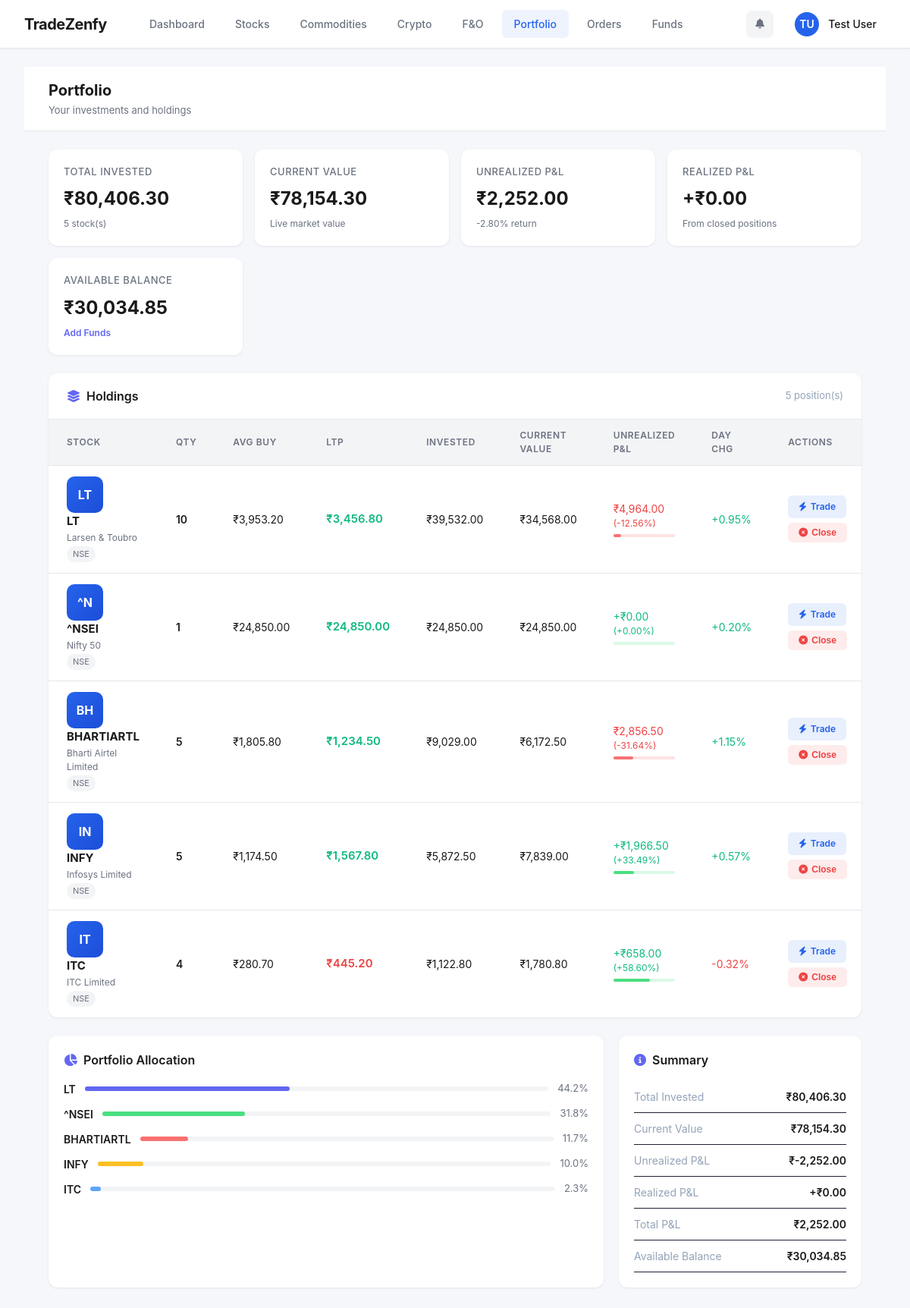
/user/portfolio.php (signed in), run on the app's committed database.
### tables this page shows
CREATE TABLE IF NOT EXISTS `account_registrations` (
  `id` int(11) NOT NULL AUTO_INCREMENT,
  `title` varchar(10) DEFAULT NULL,
  `first_name` varchar(100) NOT NULL,
  `last_name` varchar(100) NOT NULL,
  `email` varchar(255) NOT NULL,
  `username` varchar(100) NOT NULL,
  `password` varchar(255) NOT NULL,
  `dob` date DEFAULT NULL,
  `phone` varchar(20) DEFAULT NULL,
  `street` text DEFAULT NULL,
  `postal_code` varchar(20) DEFAULT NULL,
  `city` varchar(100) DEFAULT NULL,
  `country` varchar(100) DEFAULT NULL,
  `state_citizenship` varchar(100) DEFAULT NULL,
  `state_tax_residency` varchar(100) DEFAULT NULL,
  `tax_id` varchar(50) DEFAULT NULL,
  `employment_status` varchar(50) DEFAULT NULL,
  `trading_currency` varchar(50) DEFAULT 'INR',
  `annual_income` decimal(15,2) DEFAULT NULL,
  `net_worth` decimal(15,2) DEFAULT NULL,
  `source_of_wealth` text DEFAULT NULL,
  `initial_deposit` decimal(15,2) DEFAULT NULL,
  `status` enum('pending','approved','rejected') DEFAULT 'pending',
  `current_balance` decimal(15,2) DEFAULT 0.00,
  `portfolio_value` decimal(15,2) DEFAULT 0.00,
  `total_invested` decimal(15,2) DEFAULT 0.00,
  `total_pnl` decimal(15,2) DEFAULT 0.00,
  `is_blocked` tinyint(1) DEFAULT 0,
  `created_at` timestamp NOT NULL DEFAULT current_timestamp(),
  `updated_at` timestamp NOT NULL DEFAULT current_timestamp() ON UPDATE current_timestamp(),
  PRIMARY KEY (`id`),
  UNIQUE KEY `email` (`email`),
  UNIQUE KEY `username` (`username`)
);

CREATE TABLE IF NOT EXISTS `user_holdings` (
  `id` int(11) NOT NULL AUTO_INCREMENT,
  `user_id` int(11) NOT NULL,
  `stock_id` int(11) NOT NULL,
  `quantity` int(11) NOT NULL,
  `average_price` decimal(10,2) NOT NULL,
  `current_price` decimal(10,2) DEFAULT 0.00,
  `invested_amount` decimal(15,2) NOT NULL,
  `current_value` decimal(15,2) DEFAULT 0.00,
  `pnl` decimal(15,2) DEFAULT 0.00,
  `pnl_percent` decimal(5,2) DEFAULT 0.00,
  `updated_at` timestamp NOT NULL DEFAULT current_timestamp() ON UPDATE current_timestamp(),
  PRIMARY KEY (`id`),
  UNIQUE KEY `unique_holding` (`user_id`,`stock_id`)
);

CREATE TABLE IF NOT EXISTS `stocks` (
  `id` int(11) NOT NULL AUTO_INCREMENT,
  `symbol` varchar(20) NOT NULL,
  `name` varchar(255) NOT NULL,
  `exchange` varchar(20) DEFAULT 'NSE',
  `industry` varchar(100) DEFAULT NULL,
  `sector` varchar(100) DEFAULT NULL,
  `market_cap` bigint(20) DEFAULT NULL,
  `logo_url` varchar(500) DEFAULT NULL,
  `website` varchar(255) DEFAULT NULL,
  `ltp` decimal(10,2) DEFAULT 0.00,
  `change_percent` decimal(10,4) DEFAULT 0.0000,
  `previous_close` decimal(10,2) DEFAULT 0.00,
  `is_active` tinyint(1) DEFAULT 1,
  `created_at` timestamp NOT NULL DEFAULT current_timestamp(),
  `updated_at` timestamp NOT NULL DEFAULT current_timestamp() ON UPDATE current_timestamp(),
  PRIMARY KEY (`id`),
  UNIQUE KEY `unique_symbol` (`symbol`)
);

### includes/middleware.php (called while the page is built, shortened)
<?php
function requireUser(): array {
    $db   = getDB();
    $stmt = $db->prepare("SELECT id, first_name, last_name, email, username, status, current_balance, portfolio_value, total_pnl, is_blocked FROM account_registrations WHERE id = ?");
    $stmt->execute([$_SESSION['user_id']]);
    $user = $stmt->fetch();
    return $user;
}

### includes/stock-logo-helper.php (called while the page is built, shortened)
<?php
function getStockLogoUrl($website, $size = 128) {
    return "https://www.google.com/s2/favicons?domain={$website}&sz={$size}";
}
function getStockLogoWithFallback($website, $symbol, $size = 64) {
    if (!empty($website)) {
        return getStockLogoUrl($website, $size);
    }
    return '';
}
?>

### user/portfolio.php (the view, shortened to what this page needs)
<?php
require_once __DIR__ . '/../includes/middleware.php';
require_once __DIR__ . '/../includes/stock-logo-helper.php';
$user = requireUser();
$db   = getDB();
$holdings = $db->prepare("
    SELECT h.*, s.name AS stock_name, s.symbol, s.website, s.exchange, s.sector,
           COALESCE(c.ltp, s.ltp) AS live_ltp,
           COALESCE(c.change_percent, s.change_percent) AS live_chg
    FROM user_holdings h
    JOIN stocks s ON s.id = h.stock_id
    LEFT JOIN stock_price_cache c ON c.stock_id = s.id
    WHERE h.user_id = ? AND h.quantity > 0
    ORDER BY h.invested_amount DESC
");
$holdings->execute([$user['id']]);
$holdings = $holdings->fetchAll();
$totalInvested   = array_sum(array_column($holdings, 'invested_amount'));
$totalCurrentVal = array_sum(array_column($holdings, 'current_value'));
$totalUnPnl      = array_sum(array_column($holdings, 'pnl'));
$realized = $db->prepare("SELECT COALESCE(SUM(realized_pnl),0) FROM trade_history WHERE user_id = ? AND order_type = 'SELL'");
$realized->execute([$user['id']]);
$totalRealizedPnl = (float)$realized->fetchColumn();
?>
<!DOCTYPE html>
<html lang="en">
<head>
<link rel="stylesheet" href="https://cdnjs.cloudflare.com/ajax/libs/font-awesome/6.4.0/css/all.min.css">
<link rel="stylesheet" href="../public/assets/css/groww-ui.css">
<link rel="stylesheet" href="../public/assets/css/layout-new.css">
</head>
<body>
<?php include __DIR__ . '/../includes/user-top-nav.php'; ?>
<div class="main">
  <div class="top-header">
    <div class="header-left">
      <h1>Portfolio</h1>
      <p>Your investments and holdings</p>
    </div>
  </div>
  <div class="content">
  <div class="summary-grid">
    <div class="sum-card">
      <div class="s-label">Total Invested</div>
      <div class="s-value">₹<?= number_format($totalInvested,2) ?></div>
      <div class="s-sub"><?= count($holdings) ?> stock(s)</div>
    </div>
    <div class="sum-card">
      <div class="s-label">Current Value</div>
      <div class="s-value" id="totalCurrentVal">₹<?= number_format($totalCurrentVal,2) ?></div>
      <div class="s-sub">Live market value</div>
    </div>
    <div class="sum-card">
      <div class="s-label">Unrealized P&amp;L</div>
      <div class="s-value <?= $totalUnPnl>=0?'pos':'neg' ?>" id="totalUnPnl">
        <?= ($totalUnPnl>=0?'+':'').'₹'.number_format(abs($totalUnPnl),2) ?>
      </div>
      <div class="s-sub"><?= $totalInvested>0?number_format(($totalUnPnl/$totalInvested)*100,2).'%':'0.00%' ?> return</div>
    </div>
    <div class="sum-card">
      <div class="s-label">Realized P&amp;L</div>
      <div class="s-value <?= $totalRealizedPnl>=0?'pos':'neg' ?>">
        <?= ($totalRealizedPnl>=0?'+':'').'₹'.number_format(abs($totalRealizedPnl),2) ?>
      </div>
      <div class="s-sub">From closed positions</div>
    </div>
    <div class="sum-card">
      <div class="s-label">Available Balance</div>
      <div class="s-value">₹<?= number_format((float)$user['current_balance'],2) ?></div>
      <div class="s-sub"><a href="deposit.php" style="color:#6366f1;text-decoration:none">Add Funds</a></div>
    </div>
  </div>
  <?php if(empty($holdings)): ?>
  <div class="card"><div class="empty">
    <i class="fa fa-briefcase" style="font-size:36px;color:#2d3148;display:block;margin-bottom:12px"></i>
    <div style="font-size:16px;margin-bottom:8px">No holdings yet</div>
    <div style="font-size:14px">Browse the <a href="../stock-market.php">Stock Market</a> and place your first order.</div>
  </div></div>
  <?php else: ?>
  <div class="card">
    <div class="card-header">
      <h3><i class="fa fa-layer-group" style="color:#6366f1;margin-right:8px"></i>Holdings</h3>
      <span style="font-size:13px;color:#94a3b8"><?= count($holdings) ?> position(s)</span>
    </div>
    <table>
      <thead>
        <tr>
          <th>Stock</th><th>Qty</th><th>Avg Buy</th>
          <th>LTP</th><th>Invested</th><th>Current Value</th>
          <th>Unrealized P&amp;L</th><th>Day Chg</th><th>Actions</th>
        </tr>
      </thead>
      <tbody>
        <?php foreach($holdings as $h):
          $ltp      = (float)$h['live_ltp'];
          $avgBuy   = (float)$h['average_price'];
          $invested = (float)$h['invested_amount'];
          $curVal   = $ltp * $h['quantity'];
          $unPnl    = $curVal - $invested;
          $unPnlPct = $invested > 0 ? ($unPnl/$invested)*100 : 0;
          $dayChg   = (float)$h['live_chg'];
          $pnlCls   = $unPnl >= 0 ? 'pos' : 'neg';
          $dayCls   = $dayChg >= 0 ? 'pos' : 'neg';
        ?>
        <tr class="holding-row">
          <td>
            <div class="sym-cell">
              <?php
              $logoUrl = getStockLogoWithFallback($h['website'], $h['symbol'], 64);
              if ($logoUrl):
              ?>
                <div class="stock-logo-placeholder" style="display:none"><?= strtoupper(substr($h['symbol'] ?? '', 0, 2)) ?></div>
              <?php else: ?>
                <div class="stock-logo-placeholder"><?= strtoupper(substr($h['symbol'] ?? '', 0, 2)) ?></div>
              <?php endif; ?>
              <div>
                <div class="sym"><?= htmlspecialchars($h['symbol'] ?? '') ?></div>
                <div class="sname"><?= htmlspecialchars($h['stock_name']) ?></div>
                <span class="badge-sm"><?= $h['exchange'] ?></span>
              </div>
            </div>
          </td>
          <td style="font-weight:600"><?= $h['quantity'] ?></td>
          <td>₹<?= number_format($avgBuy,2) ?></td>
          <td>
            <div class="ltp-cell <?= $dayChg>=0?'pos':'neg' ?>" id="port-ltp-<?= $h['stock_id'] ?>">
              ₹<?= number_format($ltp,2) ?>
            </div>
          </td>
          <td>₹<?= number_format($invested,2) ?></td>
          <td id="port-curval-<?= $h['stock_id'] ?>">₹<?= number_format($curVal,2) ?></td>
          <td>
            <div class="<?= $pnlCls ?>" id="port-pnl-<?= $h['stock_id'] ?>">
              <?= ($unPnl>=0?'+':'').'₹'.number_format(abs($unPnl),2) ?>
            </div>
            <div class="<?= $pnlCls ?>" style="font-size:12px" id="port-pnlpct-<?= $h['stock_id'] ?>">
              (<?= ($unPnlPct>=0?'+':'').number_format($unPnlPct,2) ?>%)
            </div>
            <div class="pnl-bar" style="background:<?= $unPnl>=0?'#4ade8033':'#f8717133' ?>">
              <div style="width:<?= min(100,abs($unPnlPct)) ?>%;background:<?= $unPnl>=0?'#4ade80':'#f87171' ?>;height:100%;border-radius:2px"></div>
            </div>
          </td>
          <td class="<?= $dayCls ?>" id="port-daychg-<?= $h['stock_id'] ?>">
            <?= ($dayChg>=0?'+':'').number_format($dayChg,2) ?>%
          </td>
          <td>
            <div class="action-btns">
              <a href="../stock-detail.php?id=<?= $h['stock_id'] ?>" class="trade-link">
                <i class="fa fa-bolt"></i> Trade
              </a>
              <button class="close-btn" onclick="confirmClose(<?= $h['stock_id'] ?>, '<?= htmlspecialchars($h['symbol']) ?>', <?= $h['quantity'] ?>, <?= number_format($ltp,2,'.','') ?>, <?= number_format($avgBuy,2,'.','') ?>)">
                <i class="fa fa-times-circle"></i> Close
              </button>
            </div>
          </td>
        </tr>
        <?php endforeach; ?>
      </tbody>
    </table>
  </div>
  <div class="alloc-section">
    <div class="alloc-card">
      <h3><i class="fa fa-chart-pie" style="color:#6366f1;margin-right:8px"></i>Portfolio Allocation</h3>
      <?php foreach($holdings as $h):
        $pct = $totalCurrentVal > 0 ? ((float)$h['current_value']/$totalCurrentVal)*100 : 0;
        $colors = ['#6366f1','#4ade80','#f87171','#fbbf24','#60a5fa','#a78bfa','#34d399','#fb923c'];
        $ci = array_search($h['symbol'], array_column($holdings,'symbol')) % count($colors);
      ?>
      <div class="alloc-row">
        <div class="alloc-sym"><?= htmlspecialchars($h['symbol']) ?></div>
        <div class="alloc-bar-wrap">
          <div class="alloc-bar-fill" style="width:<?= number_format($pct,1) ?>%;background:<?= $colors[$ci] ?>"></div>
        </div>
        <div class="alloc-pct"><?= number_format($pct,1) ?>%</div>
      </div>
      <?php endforeach; ?>
    </div>
    <div class="alloc-card">
      <h3><i class="fa fa-info-circle" style="color:#6366f1;margin-right:8px"></i>Summary</h3>
      <?php
        $rows = [
          'Total Invested'    => '₹'.number_format($totalInvested,2),
          'Current Value'     => '₹'.number_format($totalCurrentVal,2),
          'Unrealized P&L'    => ($totalUnPnl>=0?'+':'').'₹'.number_format($totalUnPnl,2),
          'Realized P&L'      => ($totalRealizedPnl>=0?'+':'').'₹'.number_format($totalRealizedPnl,2),
          'Total P&L'         => ($totalUnPnl+$totalRealizedPnl>=0?'+':'').'₹'.number_format(abs($totalUnPnl+$totalRealizedPnl),2),
          'Available Balance' => '₹'.number_format((float)$user['current_balance'],2),
        ];
        foreach($rows as $k=>$v): ?>
      <div style="display:flex;justify-content:space-between;padding:10px 0;border-bottom:1px solid #1e2235;font-size:14px">
        <span style="color:#94a3b8"><?= $k ?></span>
        <span style="font-weight:600"><?= $v ?></span>
      </div>
      <?php endforeach; ?>
    </div>
  </div>
  <?php endif; ?>
</div>
</body>
</html>

### includes/user-top-nav.php (shortened to what this page needs)
<?php
$currentPage = basename($_SERVER['PHP_SELF'], '.php');
$inUser = strpos($_SERVER['PHP_SELF'], '/user/') !== false;
$rootPrefix = $inUser ? '../' : '';
$userPrefix = $inUser ? '' : 'user/';
$userInitials = strtoupper(substr($user['first_name'] ?? 'U', 0, 1) . substr($user['last_name'] ?? '', 0, 1));
$displayName = ($user['first_name'] ?? '') . ' ' . ($user['last_name'] ?? '');
?>
<nav class="top-nav">
  <div class="top-nav-left">
    <a href="<?= $userPrefix ?>dashboard.php" class="top-nav-logo">
      TradeZenfy
    </a>
    <div class="top-nav-links">
      <a href="<?= $userPrefix ?>dashboard.php" <?= $currentPage === 'dashboard' ? 'class="active"' : '' ?>>
        Dashboard
      </a>
      <a href="<?= $rootPrefix ?>stock-market.php" <?= in_array($currentPage, ['stock-market','stock-detail','index-detail']) ? 'class="active"' : '' ?>>
        Stocks
      </a>
      <a href="<?= $rootPrefix ?>commodity-market.php" <?= in_array($currentPage, ['commodity-market','commodity-detail']) ? 'class="active"' : '' ?>>
        Commodities
      </a>
      <a href="<?= $rootPrefix ?>crypto-market.php" <?= in_array($currentPage, ['crypto-market','crypto-detail']) ? 'class="active"' : '' ?>>
        Crypto
      </a>
      <a href="<?= $rootPrefix ?>fno-market.php" <?= in_array($currentPage, ['fno-market','fno-detail']) ? 'class="active"' : '' ?>>
        F&O
      </a>
      <a href="<?= $userPrefix ?>portfolio.php" <?= $currentPage === 'portfolio' ? 'class="active"' : '' ?>>
        Portfolio
      </a>
      <a href="<?= $userPrefix ?>orders.php" <?= $currentPage === 'orders' ? 'class="active"' : '' ?>>
        Orders
      </a>
      <a href="<?= $userPrefix ?>deposit.php" <?= in_array($currentPage, ['deposit','withdraw']) ? 'class="active"' : '' ?>>
        Funds
      </a>
    </div>
  </div>
  <div class="top-nav-right">
    <button class="nav-icon-btn" title="Notifications">
      <i class="fa fa-bell"></i>
    </button>
    <div class="nav-user-info" onclick="window.location.href='<?= $userPrefix ?>edit-profile.php'">
      <div class="nav-user-avatar"><?= $userInitials ?></div>
      <div class="nav-user-name"><?= htmlspecialchars($displayName) ?></div>
    </div>
  </div>
</nav>

### data on the page
account_registrations: userInitials "TU", displayName "Test User", current_balance "30,034.85"
user_holdings: stock.symbol "LT", stock.name "Larsen & Toubro", stock.exchange "NSE", quantity "10", average_price "3,953.20", ltp "3,456.80", invested_amount "39,532.00", curVal "34,568.00", unPnl "4,964.00", unPnlPct "-12.56", dayChg "0.95", current_value "44.2"
user_holdings: stock.symbol "^N", stock.symbol "^NSEI", stock.name "Nifty 50", stock.exchange "NSE", quantity "1", average_price "24,850.00", ltp "24,850.00", invested_amount "24,850.00", curVal "24,850.00", unPnl "0.00", unPnlPct "0.00", dayChg "0.20", current_value "31.8"
user_holdings: stock.symbol "BH", stock.symbol "BHARTIARTL", stock.name "Bharti Airtel Limited", stock.exchange "NSE", quantity "5", average_price "1,805.80", ltp "1,234.50", invested_amount "9,029.00", curVal "6,172.50", unPnl "2,856.50", unPnlPct "-31.64", dayChg "1.15", current_value "11.7"
user_holdings: stock.symbol "IN", stock.symbol "INFY", stock.name "Infosys Limited", stock.exchange "NSE", quantity "5", average_price "1,174.50", ltp "1,567.80", invested_amount "5,872.50", curVal "7,839.00", unPnl "1,966.50", unPnlPct "33.49", dayChg "0.57", current_value "10.0"
user_holdings: stock.symbol "IT", stock.symbol "ITC", stock.name "ITC Limited", stock.exchange "NSE", quantity "4", average_price "280.70", ltp "445.20", invested_amount "1,122.80", curVal "1,780.80", unPnl "658.00", unPnlPct "58.60", dayChg "-0.32", current_value "2.3"

### other printed values
$totalInvested "80,406.30"
count($holdings) "5"
$totalCurrentVal "78,154.30"
abs($totalUnPnl) "2,252.00"
abs($totalRealizedPnl) "0.00"
$k "Total Invested"
$v "₹80,406.30"
$k "Current Value"
$v "₹78,154.30"
$k "Unrealized P&L"
$v "₹-2,252.00"
$k "Realized P&L"
$v "+₹0.00"
$k "Total P&L"
$v "₹2,252.00"
